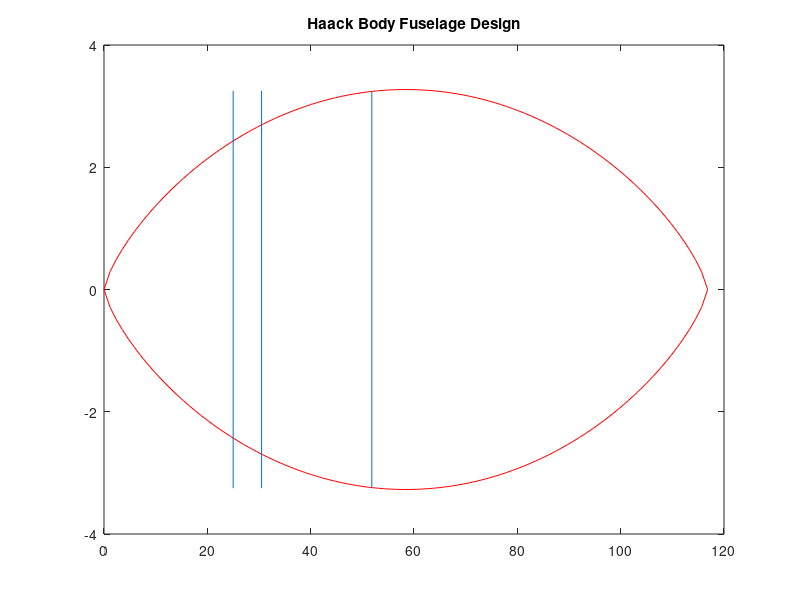

MATLAB code to generate this figure:
%% Fuselage Preliminary Design % Sadraey %
% Meta
% FUSELAGE DESIGN CHANGED TO SEARS-HAACK BODY
% Total Length Extended to 140ft
%%
% Test Change in GITHUB
% Design Requirements 
% Main: Accomodate Passengers
% Secondary: Must accomodate crew, landing gear, fuel, systems, empennage
% Optimization: Low Drag, Positive Lift generation, low weight, comfort,
% structural flight, external symmetry, low wetted area
%% Determine Number of Passengers and Crew
n_p = 8; % number of passengers
n_c = 2; % number of crew members
%% Establish Human Size and Target Passenger
% Passengers will be from U.S.
% Figures 7.5 and 7.6
% Design for passengers that are 5' 2" - 6' 3"
% Arm length 2.6 ft
% Chair Height 1.6 ft
% Shoulder to Shoulder 2ft
%% Cockpit % Sadraey %
% Distance from spine to taxi instrument 3.5 ft
% 1ft minimum from butt to floor
% 4 - 10 cm
T_w = 0.23; % ft with 7 cm wall thickness
L_CP = 5.5; %ft preliminary choice
W_pilot = 15/12; % distance between pilot seats (aisle) ft 
% Table 7.4
W_CPs = 20/12; % seat width cockpit ft
W_CP = 2*W_CPs + W_pilot; % Cockpit Width interior
% Equation 7.9 
D_CP = W_CP + 2*T_w; % diameter of cockpit with thickness included
% Must look into instrumentation sizing
fprintf('Cockpit Diameter is %0.2f ft \n',D_CP)
fprintf('Cockpit Length is %0.2f ft \n',L_CP)
%% Passenger Cargo
% pg 369 Eq 7.4
v_b = 5.156; % average bag/luggage size ft^3
v_btotal = n_p * v_b; %ft^3


%% L/D length to diameter ratio
% Table 7.7
% L/D for Concorde is 23.
% shooting for this range
%% Passenger Cabin % Sadraey %
% Calculate Cabin Diameter
W_s = 25/12 ; % seat width ft
% Table 7.3
W_a = 23/12; % aisle distance ft
W_C = 2*W_s + W_a; % Interior Cabin Width ft
% Equation 7.9
D_C = W_C + 2*T_w; % Cabin Diameter ft

% Calculate Cabin Length
P_s = 40/12; % seat pitch or distance between seats (ft)

n_r = n_p/2; % number of rows
% Equation 7.1
L_C = n_r*P_s+8; % Cabin Length
fprintf('Passenger Cabin Diameter is %0.2f ft \n',D_C)
fprintf('Passenger Cabin Length is %0.2f ft \n',L_C)
% Headroom from Table 7.4
% Will we have carry-on over or same level?
Headroom = 66.912; %ft for first class
% Must also consider lavatory

%% Cargo
% Depends on volume and will most likely be beneath passenger cabin
%% Nose Design
% Look at supersonic design and weight and balance
L_n = 25; % arbitrary length of nose ft
% Looking at the SEARS-HACK Body Equation from WIKIPEDIA
% x = linspace(0,0.5,100); % range
% R_max = 2; % arbitrary maximum nose radius ft
% V_n = (3*pi^2/16 * R_max^2*L_n)/2; % Volume of nose
% S_x = pi*R_max^2*(4*x.*(1-x)).^(3/2); % nose cross sectional area
% r_x = R_max*(4*x.*(1-x)).^(3/4);% nose radius
% FigHandle = figure('Position', [250, 250, L_n*40, R_max*40]);
% figure(1)
% plot(2*x*L_n,r_x,'r',2*x*L_n,-r_x,'r')
% title('Sears-Hack Body Nose Design')
% Based on Wave Drag Equation, wave drag is reduced by increasing length
% and decreasing volume
% calculated from the derivative of the radius
% Theta = 16.4223 degrees
% Beta = 58.471 degrees
% Oblique Shock Ma2 = 1.06
%% Rear Section
% Will Include Tail and Wing as well for supersonic aircraft.
L_R = 89; % arbitrary length of rear section ft
%% Length of Fuselage
% Equation 7.10 
L_F = L_CP + L_C + L_n + L_R; % Total Fuselage Length
fprintf('The fuselage length is %0.2f ft \n',L_F)
%% Length to Diameter Ratio Fineness Ratio
L_N = 20; % arbitrary length of nose ft
%% Rear Section
% Will Include Tail and Wing as well for supersonic aircraft.
L_R = 70; % arbitrary length of rear section ft
%% Length of Fuselage
% Equation 7.10 
L_F = L_CP + L_C + L_N + L_R; % Total Fuselage Length
fprintf('The fuselage length is %0.2f ft \n',L_F)
%% Length to Diameter Ratio
LF_DF = L_F/D_C; 
fprintf('The L/D ratio for the fuselage is %0.2f  \n',LF_DF)
%% Fuel Tanks
m_f = 177928.86/9.81; % kg of fuel
% Table 7.8 for fuel types and density
rho_f = 840; % kg/m^3
V_f = m_f/rho_f; % m^3
V_f = V_f * 35.31; % ft^3
fprintf('The fuel tank volume is %0.2f ft^3 \n',V_f)
%% Volume of Bottom Half
% Equation 7.4a
V_bot = 0.5* (pi*W_C^2/4*(L_C+L_R));
fprintf('The bottom volume for the fuselage is %0.2f ft^3 \n',V_bot)
%% SEARS-HACK FUSELAGE
% Look at supersonic design and weight and balance
L_F2 = L_F; % arbitrary length of nose ft
% Looking at the SEARS-HACK Body Equation from WIKIPEDIA
x = linspace(0,1,100); % range
R_max = D_C/2; % arbitrary maximum nose radius ft
V_n = (3*pi^2/16 * R_max^2*L_F2)/2; % Volume of nose
S_x = pi*R_max^2*(4*x.*(1-x)).^(3/2); % nose cross sectional area
r_x = R_max*(4*x.*(1-x)).^(3/4);
FigHandle = figure('Position', [250, 250, L_F2*40, R_max*40]);
% figure();
x_CP = L_n+L_CP;
x_C = x_CP + L_C;
plot(x*L_F2,r_x,'r',x*L_F2,-r_x,'r')
line([L_n L_n], [-3.25 3.25]);
line([x_CP x_CP], [-3.25 3.25]);
line([x_C x_C], [-3.25 3.25]);

title('Haack Body Fuselage Design')
%%
% z = L_F*x;
% Z = meshgrid(z,z);
% Theta = linspace(0,2*pi,100);
% [R ,PHI] = meshgrid(r_x,Theta);
% FigHandle = figure('Position', [50, 50, 600, 600]);
% surf(R.*cos(PHI), R.*sin(PHI), Z);
% view(3)
% set(gca,'zdir','reverse')
% colormap hsv
% axis equal

